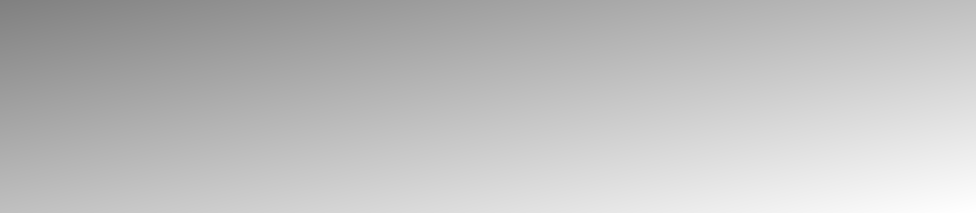
<?xml version="1.0" encoding="UTF-8"?>
<ui version="4.0">
 <class>QtTestLedModifyDialog</class>
 <widget class="QDialog" name="QtTestLedModifyDialog">
  <property name="geometry">
   <rect>
    <x>0</x>
    <y>0</y>
    <width>976</width>
    <height>213</height>
   </rect>
  </property>
  <property name="windowTitle">
   <string>TestLed</string>
  </property>
  <property name="styleSheet">
   <string notr="true">QDialog { 
background-color: qlineargradient(x1: 0, y1: 0, x2: 1, y2: 1, stop: 0  #808080, stop: 1 #ffffff);
}

QWidget { font: bold, &quot;Courier New&quot;, courier, monospace }
QPushButton { font: 18 px  }
QTabWidget { font: 12 px  }
QLabel { font: 12px }
QComboBox { font: 12px }
QPlainTextEdit { font: 10px }

</string>
  </property>
  <layout class="QHBoxLayout" name="horizontalLayout">
   <item>
    <widget class="QWidget" name="widget_left" native="true"/>
   </item>
   <item>
    <widget class="QWidget" name="widget_right" native="true"/>
   </item>
  </layout>
 </widget>
 <resources/>
 <connections/>
</ui>
